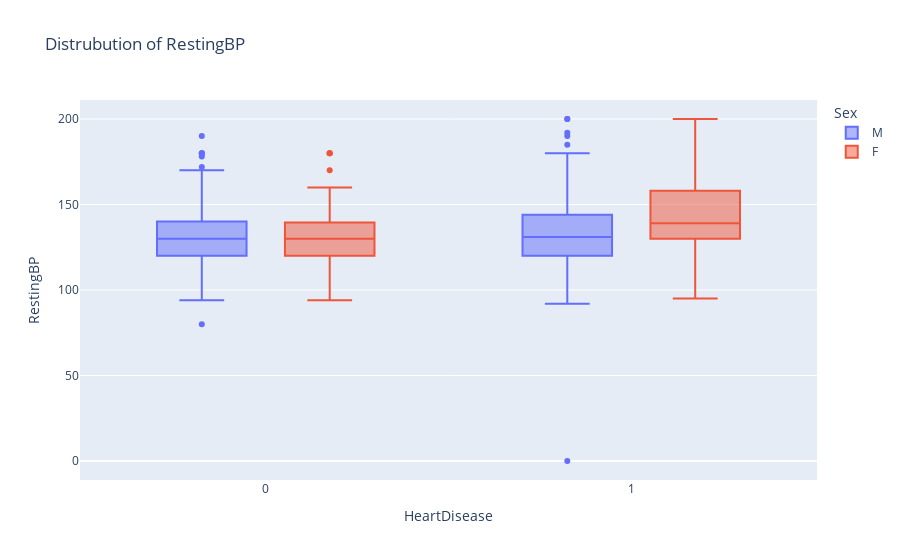

Notebook cell for this chart:
### Code cell
fig = px.box(df, y="RestingBP", x="HeartDisease",
             title=f"Distrubution of RestingBP", color="Sex")
fig.show()

### Figure 1 — Plotly figure (JSON) as saved in the notebook; plotly's stock layout.template omitted (floating-point values rounded to 4 significant figures; data arrays with more than 128 entries replaced by an {"elided": "..."} marker saying what was removed)
{"data": [{"alignmentgroup": "True", "hovertemplate": "Sex=M<br>HeartDisease=%{x}<br>RestingBP=%{y}<extra></extra>", "legendgroup": "M", "marker": {"color": "#636efa"}, "name": "M", "notched": false, "offsetgroup": "M", "orientation": "v", "showlegend": true, "type": "box", "x": {"elided": "725 int values"}, "x0": " ", "xaxis": "x", "y": {"elided": "725 int values"}, "y0": " ", "yaxis": "y"}, {"alignmentgroup": "True", "hovertemplate": "Sex=F<br>HeartDisease=%{x}<br>RestingBP=%{y}<extra></extra>", "legendgroup": "F", "marker": {"color": "#EF553B"}, "name": "F", "notched": false, "offsetgroup": "F", "orientation": "v", "showlegend": true, "type": "box", "x": {"elided": "193 int values"}, "x0": " ", "xaxis": "x", "y": {"elided": "193 int values"}, "y0": " ", "yaxis": "y"}], "layout": {"boxmode": "group", "legend": {"title": {"text": "Sex"}, "tracegroupgap": 0}, "title": {"text": "Distrubution of RestingBP"}, "xaxis": {"anchor": "y", "domain": [0, 1], "title": {"text": "HeartDisease"}}, "yaxis": {"anchor": "x", "domain": [0, 1], "title": {"text": "RestingBP"}}}}
